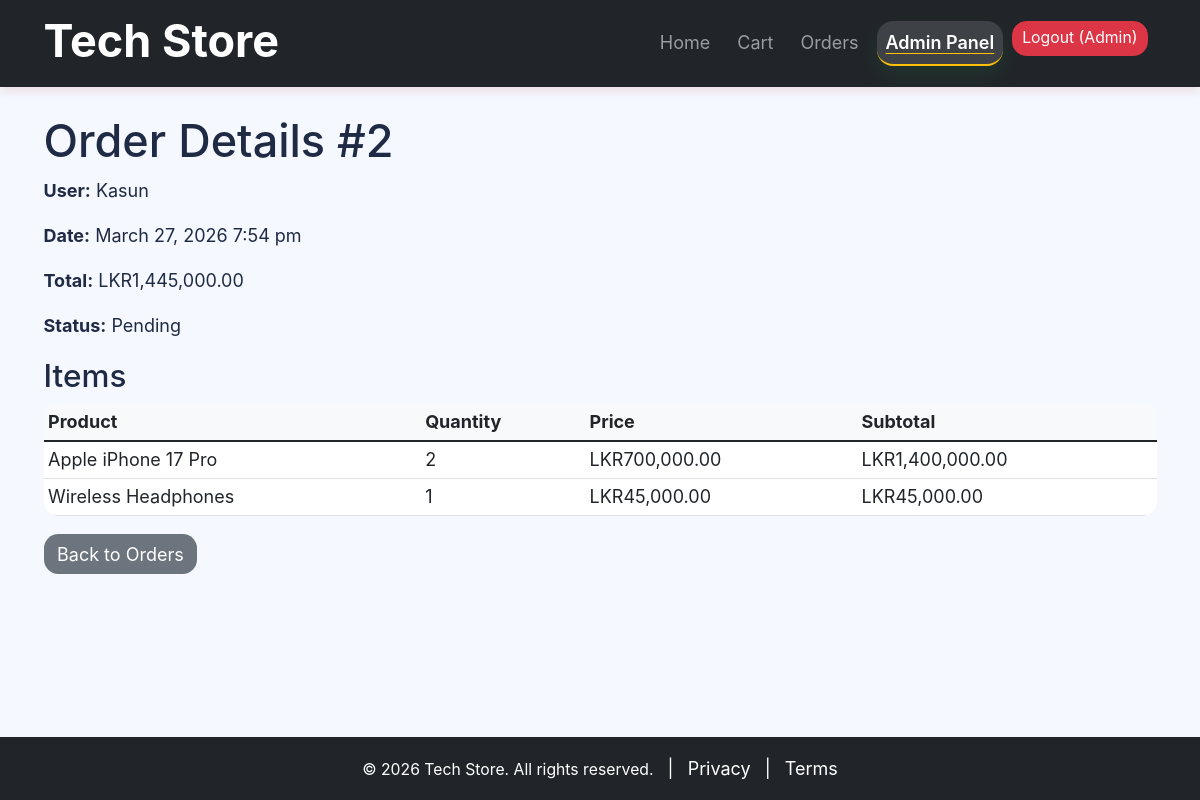
Screenshot of /admin/order_details.php?id=2 (signed in) with the database file from the repository.
### tables this page shows
CREATE TABLE `orders` (
  `id` int(11) NOT NULL,
  `user_id` int(11) NOT NULL,
  `total_amount` decimal(10,2) NOT NULL,
  `order_date` timestamp NOT NULL DEFAULT current_timestamp(),
  `status` varchar(50) DEFAULT 'pending'
);

CREATE TABLE `users` (
  `id` int(11) NOT NULL,
  `name` varchar(100) NOT NULL,
  `email` varchar(100) NOT NULL,
  `password` varchar(255) NOT NULL,
  `role` enum('user','admin') DEFAULT 'user',
  `created_at` timestamp NOT NULL DEFAULT current_timestamp()
);

CREATE TABLE `order_items` (
  `id` int(11) NOT NULL,
  `order_id` int(11) NOT NULL,
  `product_id` int(11) NOT NULL,
  `quantity` int(11) NOT NULL,
  `price` decimal(10,2) NOT NULL
);

CREATE TABLE `products` (
  `id` int(11) NOT NULL,
  `name` varchar(200) NOT NULL,
  `description` text DEFAULT NULL,
  `price` decimal(10,2) NOT NULL,
  `image` varchar(255) DEFAULT NULL,
  `created_at` timestamp NOT NULL DEFAULT current_timestamp()
);

### admin/order_details.php (the view, shortened to what this page needs)
<?php
require_once '../inc/header.php';
$order_id = $_GET['id'];
$stmt = $pdo->prepare("SELECT o.*, u.name as user_name FROM orders o JOIN users u ON o.user_id = u.id WHERE o.id = ?");
$stmt->execute([$order_id]);
$order = $stmt->fetch();
$items = $pdo->prepare("SELECT oi.*, p.name FROM order_items oi JOIN products p ON oi.product_id = p.id WHERE oi.order_id = ?");
$items->execute([$order_id]);
$items = $items->fetchAll();
?>
<h1>Order Details #<?php echo $order['id']; ?></h1>
<p><strong>User:</strong> <?php echo htmlspecialchars($order['user_name']); ?></p>
<p><strong>Date:</strong> <?php echo date('F j, Y g:i a', strtotime($order['order_date'])); ?></p>
<p><strong>Total:</strong> LKR<?php echo number_format($order['total_amount'],2); ?></p>
<p><strong>Status:</strong> <?php echo ucfirst($order['status']); ?></p>
<h3>Items</h3>
<table class="table table-sm">
    <thead><tr><th>Product</th><th>Quantity</th><th>Price</th><th>Subtotal</th></tr></thead>
    <tbody>
        <?php foreach($items as $item): ?>
        <tr>
            <td><?php echo htmlspecialchars($item['name']); ?></td>
            <td><?php echo $item['quantity']; ?></td>
            <td>LKR<?php echo number_format($item['price'],2); ?></td>
                    <td>LKR<?php echo number_format($item['price'] * $item['quantity'],2); ?></td>
        </tr>
        <?php endforeach; ?>
    </tbody>
</table>
<a href="<?php echo htmlspecialchars($base_url); ?>/admin/orders.php" class="btn btn-secondary">Back to Orders</a>
<?php require_once '../inc/footer.php'; ?>

### inc/header.php (shortened to what this page needs)
<?php
$pathSegments = explode('/', trim($_SERVER['SCRIPT_NAME'], '/'));
$projectIndex = array_search('online-store', $pathSegments, true);
if ($projectIndex !== false) {
    $base_url = '/' . implode('/', array_slice($pathSegments, 0, $projectIndex + 1));
} else {
    $base_url = rtrim(dirname($_SERVER['SCRIPT_NAME']), '/\\');
}
$current = basename($_SERVER['SCRIPT_NAME']);
$currentDir = dirname($_SERVER['SCRIPT_NAME']);
function navActive($name, $current, $currentDir = '') {
    if (strpos($currentDir, '/admin') === 0) {
        return $name === 'admin' ? 'active' : '';
    }
    return $name === $current ? 'active' : '';
}
?>
<!DOCTYPE html>
<html lang="en">
<head>
    <link href="https://cdn.jsdelivr.net/npm/bootstrap@5.1.3/dist/css/bootstrap.min.css" rel="stylesheet">
    <link href="<?php echo htmlspecialchars($base_url); ?>/assets/css/style.css" rel="stylesheet">
</head>
<body>
<nav class="navbar navbar-expand-lg navbar-dark bg-dark">
    <div class="container">
        <h1 style="font-size: 50px;"><a  class="navbar-brand" href="<?php echo $base_url; ?>/index.php"><b style="font-size: 45px;">Tech Store</b></a></h1>
        <div class="collapse navbar-collapse" id="mainNavbar">
            <ul class="navbar-nav ms-auto">
                <li class="nav-item"><a class="nav-link <?php echo navActive('index.php', $current); ?>" href="<?php echo $base_url; ?>/index.php">Home</a></li>
                <?php if(isset($_SESSION['user_id'])): ?>
                    <li class="nav-item"><a class="nav-link <?php echo navActive('cart.php', $current); ?>" href="<?php echo $base_url; ?>/cart.php">Cart</a></li>
                    <li class="nav-item"><a class="nav-link <?php echo navActive('orders.php', $current); ?>" href="<?php echo $base_url; ?>/orders.php">Orders</a></li>
                    <?php if(isset($_SESSION['role']) && $_SESSION['role'] == 'admin'): ?>
                        <li class="nav-item"><a class="nav-link <?php echo navActive('admin', $current, $currentDir); ?>" href="<?php echo $base_url; ?>/admin/">Admin Panel</a></li>
                    <?php endif; ?>
                <?php endif; ?>
                <?php if(isset($_SESSION['user_id'])): ?>
                    <li class="nav-item">
                        <a class="btn btn-danger btn-sm text-white" href="<?php echo $base_url; ?>/logout.php">Logout (<?php echo htmlspecialchars($_SESSION['user_name']); ?>)</a>
                    </li>
                <?php endif; ?>
            </ul>
        </div>
    </div>
</nav>
<div class="container mt-4">

### inc/footer.php (shortened to what this page needs)
</div>
<footer class="bg-dark text-white py-3 mt-4">
    <div class="container text-center">
        <small>© <?= date('Y') ?> Tech Store. All rights reserved.</small>
        <span class="mx-2">|</span>
        <a href="#" class="text-white text-decoration-none">Privacy</a>
        <span class="mx-2">|</span>
        <a href="#" class="text-white text-decoration-none">Terms</a>
    </div>
</footer>
</body>
</html>

### assets/css/style.css (style rules this page uses)
html, body { height: 100%; font-family: 'Inter', 'Segoe UI', Tahoma, Geneva, Verdana, sans-serif; font-size: 18px; color: #1f2a44; }
:root { --bg: #f5f8ff; --text: #1f2a44; --primary: #0d6efd; --primary-dark: #0b5ed7; --card: #ffffff; --shadow: rgba(12, 56, 107, 0.1); }
body { background-color: var(--bg); display: flex; flex-direction: column; min-height: 100vh; }
body > .container { flex: 1 1 auto; }
.navbar { box-shadow: 0 4px 10px rgba(182, 23, 23, 0.12); }
footer { margin-top: auto; width: 100%; }
.navbar-nav .nav-item { margin-right: 0.5rem; }
.navbar-nav .nav-link { padding: 0.45rem 0.75rem; }
.navbar-nav .nav-link.active, .navbar-nav .nav-link:hover { color: #ffffff; background: rgba(255, 255, 255, 0.13); border-radius: 0.35rem; border-bottom: 2px solid #ffc107; box-shadow: inset 0 -2px 0 rgba(255,255,255,0.4); }
.navbar-nav .nav-link.active { font-weight: 600; border-radius: 0.9rem; box-shadow: 0 10px 20px rgba(32, 231, 98, 0.08); transition: transform 0.2s ease, box-shadow 0.2s ease; text-decoration: underline !important; text-underline-offset: 4px; text-decoration-color: #ffc107 !important; text-decoration-thickness: 2px; }
.btn { border-radius: 0.8rem; transition: transform 0.2s ease, box-shadow 0.2s ease; }
.btn-secondary { background: #6c757d; border: none; }
.table { background: var(--card); border-radius: 0.8rem; overflow: hidden; }
.table thead { background: #f8f9fa; }

### rows the page displays
orders: id "2", user.name "Kasun", order_date "March 27, 2026 7:54 pm", total_amount "1,445,000.00", status "Pending"
order_items: product.name "Apple iPhone 17 Pro", quantity "2", price "700,000.00", $item['price'] * $item['quantity'] "1,400,000.00"
order_items: product.name "Wireless Headphones", quantity "1", price "45,000.00", $item['price'] * $item['quantity'] "45,000.00"

### other values shown
$_SESSION['user_name'] "Admin"
